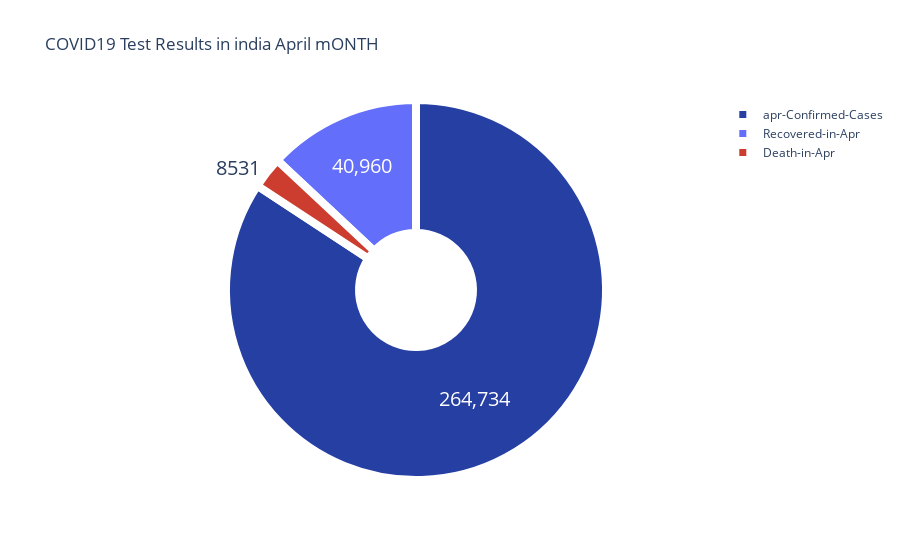

Here is the notebook cell this chart was saved with:
### Code cell
fig = go.Figure(data=[go.Pie(labels=['apr-Confirmed-Cases','Death-in-Apr','Recovered-in-Apr'],
                            values= [aprConfirmedCases,Deathsinapr,Recoveredinapr],hole =.3)])
fig.update_traces(hoverinfo='label+percent', textinfo='value',textfont_size=20,
                  marker=dict(colors=['#263fa3','#cc3c2f'], line=dict(color='#FFFFFF', width=8)))
fig.update_layout(title_text='COVID19 Test Results in india April Month',plot_bgcolor='rgb(275, 270, 273)')

### Figure 1 — Plotly figure (JSON) as saved in the notebook; plotly's stock layout.template omitted (floating-point values rounded to 4 significant figures)
{"data": [{"hole": 0.3, "hoverinfo": "label+percent", "labels": ["apr-Confirmed-Cases", "Death-in-Apr", "Recovered-in-Apr"], "marker": {"colors": ["#263fa3", "#cc3c2f"], "line": {"color": "#FFFFFF", "width": 8}}, "textfont": {"size": 20}, "textinfo": "value", "type": "pie", "values": [264734, 8531, 40960]}], "layout": {"plot_bgcolor": "rgb(275, 270, 273)", "title": {"text": "COVID19 Test Results in india April mONTH"}}}
